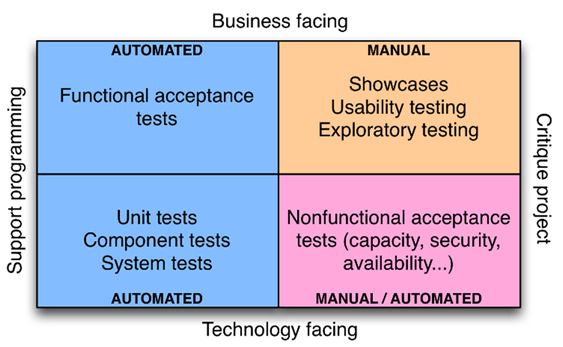
#> input picture asset/origin/test_table.png, 563 x 347 px, found by its file name
$ python t.py
#> lines starting #> are read from the running program, lines starting #| are printed output that depends on the picture; after the words box and inside, x2 and y2 are one past the last pixel; in counts of white or black regions, pixels touching at a corner belong together
from PIL import Image, ImageEnhance, ImageFilter


def preprocess_image(image_path):
#> called with image_path = 'asset/origin/test_table.png'
    img = Image.open(image_path)
#> img is the input picture: PIL image 563x347 RGBA; mean R, G, B, A 193.2, 190.6, 209.9, 255

    # 调整亮度和对比度
    enhancer = ImageEnhance.Contrast(img)
    img = enhancer.enhance(2)  # 对比度加强
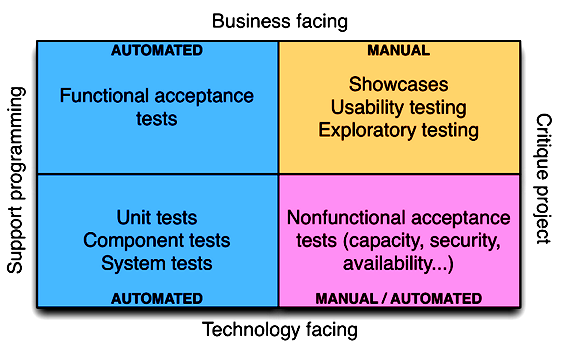
#> img: PIL image 563x347 RGBA; mean R, G, B, A 170.6, 181.9, 202.4, 255

    enhancer = ImageEnhance.Brightness(img)
    img = enhancer.enhance(1.2)  # 亮度增强
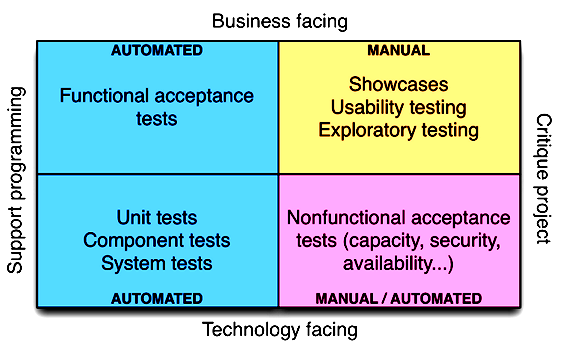
#> img: PIL image 563x347 RGBA; mean R, G, B, A 176.4, 203.6, 208.7, 255

    # 应用滤波去噪
    img = img.filter(ImageFilter.MedianFilter(size=1))

    # 应用锐化
    img = img.filter(ImageFilter.SHARPEN)
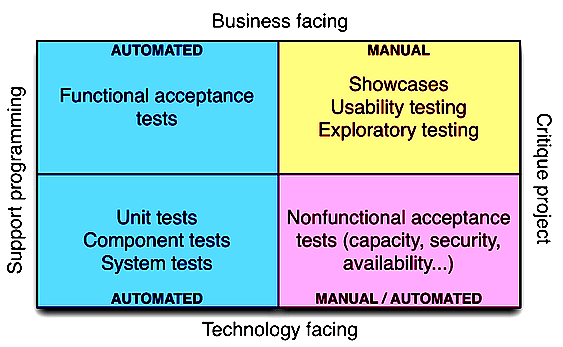
#> img: PIL image 563x347 RGBA; mean R, G, B, A 177.4, 205.1, 209.6, 255

    # 转换为灰度图像后二值化
    img = img.convert("L")
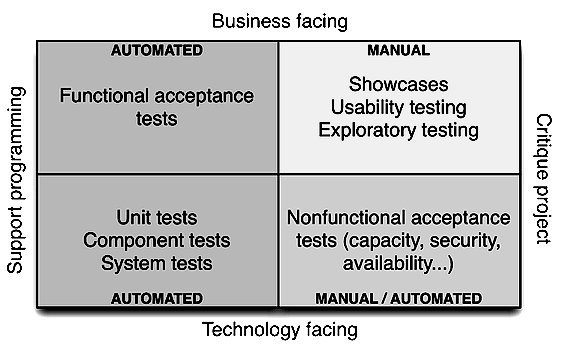
#> img: PIL image 563x347 L; min 0, max 255, mean 197.2
    img = img.point(lambda x: 0 if x < 128 else 255, "1")
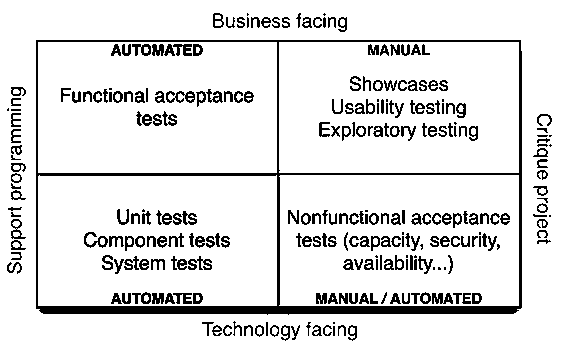
#> img: PIL image 563x347 1; 88.3% white; 269 black regions (25 under 20 px), largest, box (x1, y1, x2, y2) and area: (36, 40, 522, 315) 7973, (166, 91, 195, 103) 184, (188, 256, 212, 270) 169

    img.save("processed_image.png")
    return "processed_image.png"


# # 调用函数处理图像
preprocessed_image_path = preprocess_image("asset/origin/test_table.png")


# [64 lines of commented-out code are left out]

$ run again, with asset/origin/biology_example_2.png copied over asset/origin/test_table.png
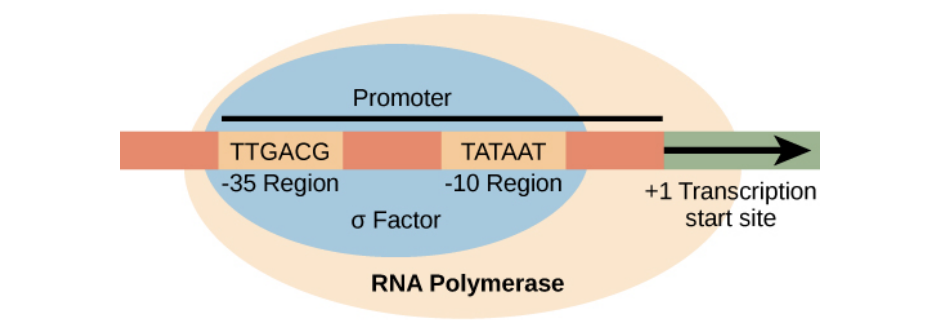
#> input picture asset/origin/biology_example_2.png, 950 x 332 px, found by its file name
#> in preprocess_image, img is the input picture: PIL image 950x332 RGBA; mean R, G, B, A 230.8, 227.9, 223.3, 255
#> in preprocess_image, `img = enhancer.enhance(1.2)`:
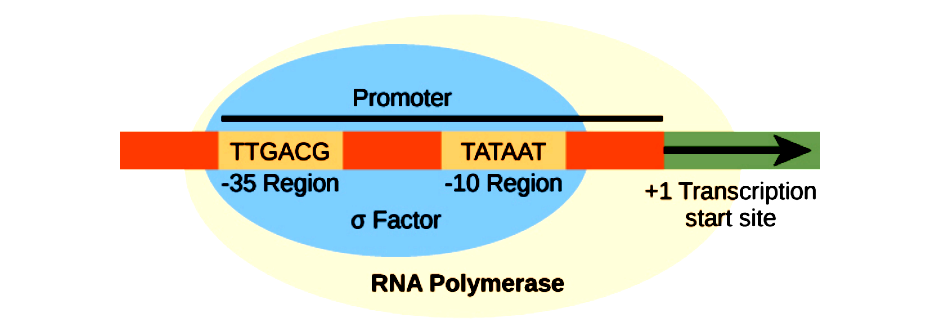
#> img: PIL image 950x332 RGBA; mean R, G, B, A 224.5, 228.5, 222, 255
#> in preprocess_image, `img = img.point(lambda x: 0 if x < 128 else 255, "1")`:
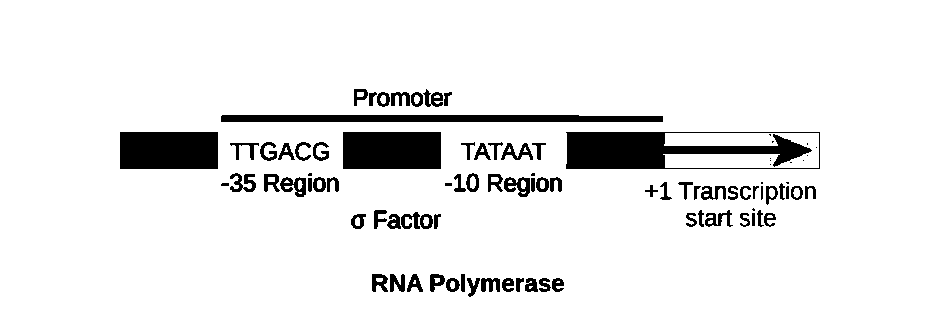
#> img: PIL image 950x332 1; 92.3% white; 91 black regions (15 under 20 px), largest, box (x1, y1, x2, y2) and area: (566, 132, 820, 169) 5457, (120, 132, 218, 169) 3626, (343, 132, 441, 169) 3626
